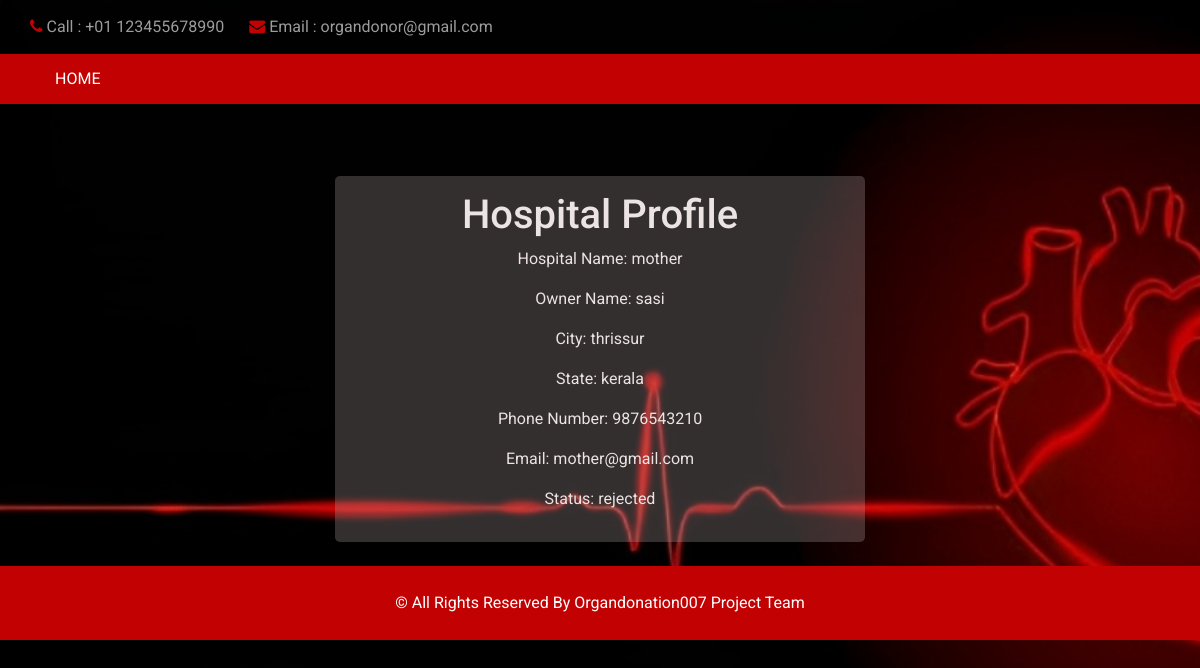
The app's page /h_profile/ (signed in) with its own data.
### donar_app/models.py (models this page shows)
class Hospital(models.Model):
    h_name = models.CharField(max_length=20)
    own_name = models.CharField(max_length=25)
    city = models.CharField(max_length=25)
    state = models.CharField(max_length=25)
    ph = models.IntegerField()
    email = models.EmailField()
    pswd = models.CharField(max_length=20)
    status = models.CharField(max_length=20, choices=STATUS, default='applied')

### donar_app/views.py (the view)
# urls.py: path('h_profile/',views.h_profile,name='h_profile'),
def h_profile(request):
    email = request.session['h_email']
    cr = Hospital.objects.get(email=email)
    if cr:
        h_info = {
            'h_name': cr.h_name,
            'own_name': cr.own_name,
            'city': cr.city,
            'state': cr.state,
            'ph': cr.ph,
            'email': cr.email,
            'status': cr.status
        }
        return render(request, 'h_profile.html', h_info)

### donar_app/templates/h_profile.html (shortened to what this page needs)
{% load static %}
<!DOCTYPE html>
<html>
<head>
  <link rel="stylesheet" type="text/css" href="{% static 'css/bootstrap.css' %}" />
  <link rel="stylesheet" type="text/css" href="https://cdnjs.cloudflare.com/ajax/libs/OwlCarousel2/2.3.4/assets/owl.carousel.min.css" />
  <link href="{% static 'css/font-awesome.min.css' %}" rel="stylesheet" />
  <link rel="stylesheet" href="https://cdnjs.cloudflare.com/ajax/libs/jquery-nice-select/1.1.0/css/nice-select.min.css" />
  <link rel="stylesheet" href="https://cdnjs.cloudflare.com/ajax/libs/bootstrap-datepicker/1.3.0/css/datepicker.css">
  <link href="{% static 'css/style.css' %}" rel="stylesheet" />
  <link href="{% static 'css/responsive.css' %}" rel="stylesheet" />
</head>
<body>
  <div class="hero_area">
    <header class="header_section">
      <div class="header_top">
        <div class="container">
          <div class="contact_nav">
            <a href="">
              <i class="fa fa-phone" aria-hidden="true"></i>
              <span>
                Call : +01 123455678990
              </span>
            </a>
            <a href="">
              <i class="fa fa-envelope" aria-hidden="true"></i>
              <span>
                Email : organdonor@gmail.com</span>
            </a>
          </div>
      </div>
 </div>
      <div class="header_bottom">
        <div class="container-fluid">
          <nav class="navbar navbar-expand-lg custom_nav-container ">
            <div class="collapse navbar-collapse" id="navbarSupportedContent">
              <div class="d-flex mr-auto flex-column flex-lg-row align-items-center">
                <ul class="navbar-nav  ">
                  <li class="nav-item active" >
                    <a class="nav-link" href="/h_home/">Home <span class="sr-only">(current)</span></a>
                  </li>
                </ul>
              </div>
            </div>
          </nav>
        </div>
      </div>
    </header>
</div>
<br><br><br>
<div class="container1">
  <center><h1>Hospital Profile</h1>
    <p>Hospital Name: {{h_name }}</p>
    <p>Owner Name: {{ own_name }}</p>
    <p>City: {{ city }}</p>
    <p>State: {{ state }}</p>
    <p>Phone Number: {{ ph }}</p>
    <p>Email: {{ email }}</p>
    <p>Status: {{ status }}</p>
</p></center></div>
  </div> <br>
  <footer class="footer_section">
   <div class="container">
     <p>
       &copy;  All Rights Reserved By
       <a href="">Organdonation007 Project Team</a>
     </p>
   </div>
 </footer>

### donar_app/static/css/style.css (style rules this page uses)
body { font-family: 'Roboto', sans-serif; color: #231918; background-color: #000000; overflow-x: hidden; }
a, a:hover, a:focus { text-decoration: none; }
.hero_area { position: relative; }
.header_section .header_top { padding: 15px 0; }
.header_section .header_top .contact_nav { display: -webkit-box; display: -ms-flexbox; display: flex; }
.header_section .header_top .contact_nav a { margin-right: 25px; color: #9c9c9c; }
.header_section .header_top .contact_nav a i { color: #c20202; }
.header_section .header_bottom { background-color: #c20202; }
.header_section .header_bottom .container-fluid { padding-right: 25px; padding-left: 25px; }
.custom_nav-container { padding: 0; }
.custom_nav-container .navbar-nav .nav-item .nav-link { padding: 3px 15px; margin: 10px 15px; color: #ffffff; text-align: center; text-transform: uppercase; }
.footer_section { position: relative; background-color: #c20202; text-align: center; }
.footer_section p { color: #ffffff; padding: 25px 0; margin: 0; }
.footer_section p a { color: inherit; }

### donar_app/static/css/responsive.css (style rules this page uses)
@media (min-width: 1200px) { .container { max-width: 1170px; } }

### records on screen
Hospital: h_name "mother", own_name "sasi", city "thrissur", state "kerala", email "mother@gmail.com", status "rejected"

### other values on screen
{{ ph }} "9876543210"
